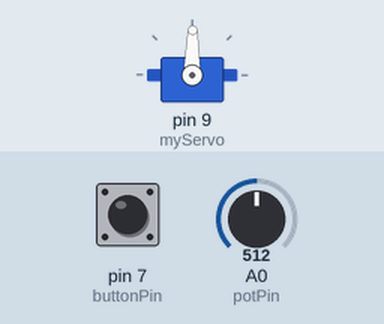
A sketch run on a simulated Arduino Uno, built with avr-gcc and run on an emulated ATmega328P. Parts: servo. Inputs (shaded band) come from the test bench; at power-on: A0 (potPin) = 512, pin 7 (buttonPin) LOW.

Above: at 1.2 s.
1.3 s: A0 (potPin) set to 716
At 2.4 s:
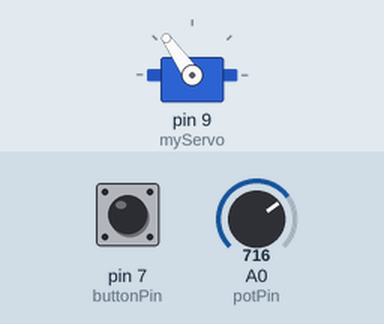
2.8 s: pin 7 (buttonPin) pulled HIGH for 0.15 s
At 2.87 s:
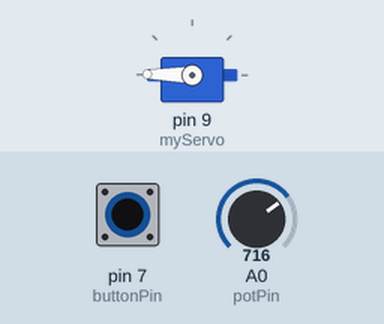
4.4 s: A0 (potPin) set to 900
At 4.8 s:
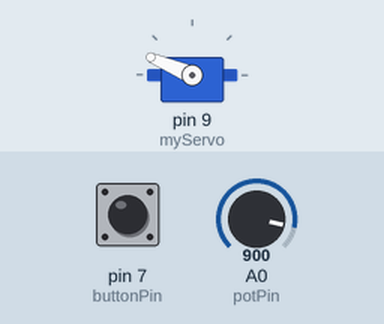
5.9 s: A0 (potPin) set to 306
At 7.1 s:
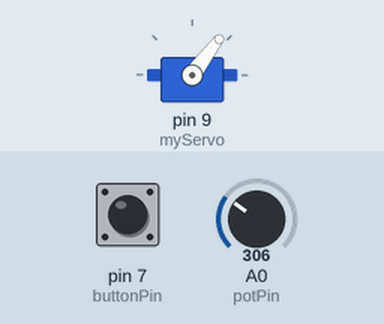
7.4 s: A0 (potPin) set to 122
At 8.3 s:
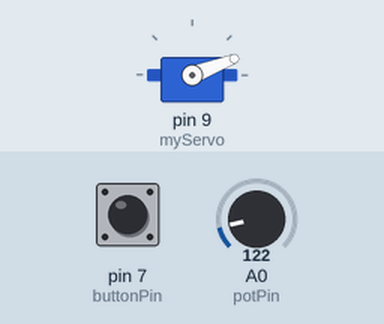
8.9 s: A0 (potPin) set to 0
At 9.4 s:
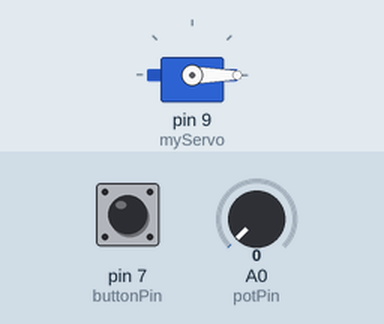
Timing chart, 0 to 11.4 s (numbered marks = the images above; inputs shaded):
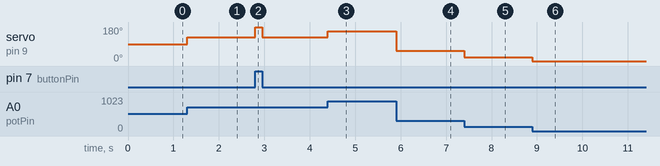

The sketch:

Sports_Robot.ino
```cpp
#include <Servo.h>
Servo myServo;

const int potPin = A0;
const int buttonPin = 7;

int potValue = 0;
int servoAngle = 0;

void setup() {
  // put your setup code here, to run once:
  myServo.attach(9); // ataseaza pe pin 9
  Serial.begin(9600);

}

void loop() {
  if(digitalRead(buttonPin) == HIGH){
    myServo.write(179);
  }
  else {
    potValue = analogRead(potPin);
    // map command can only work with integer values
    servoAngle = map(potValue, 0 , 1023, 0, 179);

    myServo.write(servoAngle);
  }
  // put your main code here, to run repeatedly:
  //Serial.print(potValue);
  //Serial.print(servoAngle);
  //Serial.print("\n\n");
  //delay(100); // the time needed to reach a position


}
```

Measured:
- after the input at 1.3 s, servo on pin 9 (myServo): 89° → 125° at once
- after the input at 2.8 s, servo on pin 9 (myServo): 125° → 179° at once, → 125° 0.15 s later
- after the input at 4.4 s, servo on pin 9 (myServo): 125° → 157° at once
- after the input at 5.9 s, servo on pin 9 (myServo): 157° → 53° at once
- after the input at 7.4 s, servo on pin 9 (myServo): 53° → 21° at once
- after the input at 8.9 s, servo on pin 9 (myServo): 21° → 0° at once
